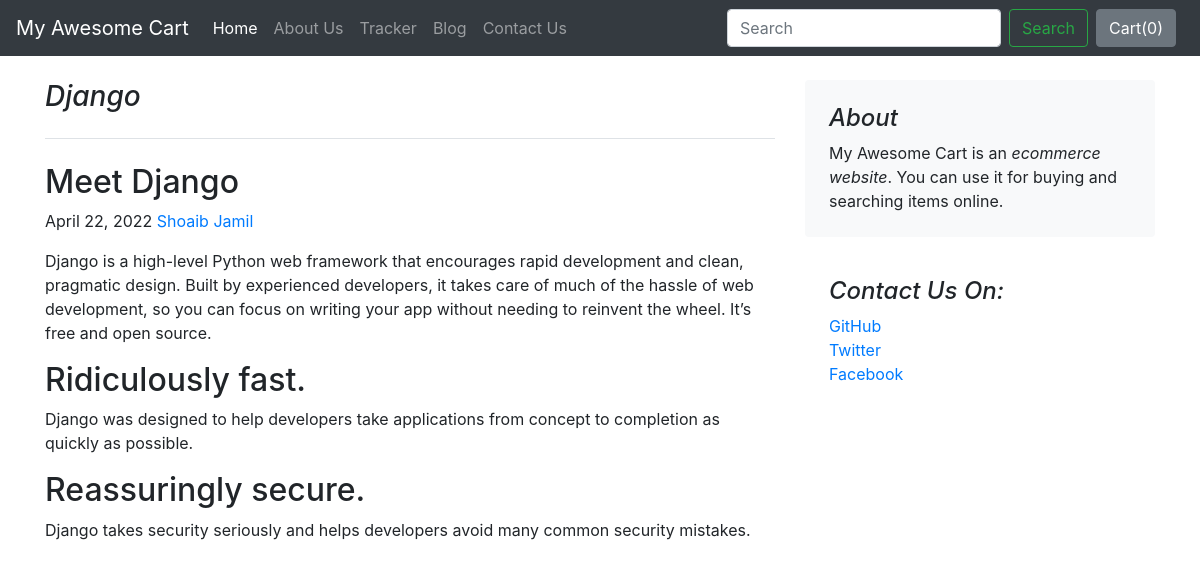
The page /blog/blogpost/1 on the database its author committed.
### blog/models.py (models this page shows, shortened)
class Blogpost(models.Model):
    post_id = models.AutoField(primary_key= True)
    title = models.CharField(max_length=50)
    head0 = models.CharField(max_length=500, default="")
    chead0 = models.CharField(max_length=5000, default="")
    head1 = models.CharField(max_length=500, default="")
    chead1 = models.CharField(max_length=5000, default="")
    head2 = models.CharField(max_length=500, default="")
    chead2 = models.CharField(max_length=5000, default="")
    pub_date = models.DateField()
    thumbnail = models.ImageField(upload_to='shop/images', default="")

### blog/views.py (the view)
# urls.py: path("blogpost/<int:id>",views.blogpost,name="blogPost")
def blogpost(request,id):
    post = Blogpost.objects.filter(post_id = id)[0]
    return render(request,'blog/blogpost.html',{'post': post})

### blog/templates/blog/blogpost.html (shortened to what this page needs)
{%extends 'blog/basic.html'%}
{%block body%}
<div class="container">
    <div class="row mt-4">
        <div class="col-md-8 blog-main">
            <h3 class="pb-4 mb-4 font-italic border-bottom">
                {{post.title}}
            </h3>
            <div class="blog-post">
                <h2 class="blog-post-title">{{post.head0}}</h2>
                <p class="blog-post-meta">{{post.pub_date}} <a href="#">Shoaib Jamil</a></p>
                <p>{{post.chead0}}</p>
                <h2>{{post.head1}}</h2>
                <p>{{post.chead1}}</p>
                <h2>{{post.head2}}</h2>
                <p>{{post.chead2}}</p>
            </div>
        </div>
        <aside class="col-md-4 blog-sidebar">
            <div class="p-4 mb-3 bg-light rounded">
                <h4 class="font-italic">About</h4>
                <p class="mb-0">My Awesome Cart is an <em>ecommerce website</em>. You can use it for buying and searching items online. </p>
            </div>
            <div class="p-4">
                <h4 class="font-italic">Contact Us On: </h4>
                <ol class="list-unstyled">
                    <li><a href="#">GitHub</a></li>
                    <li><a href="#">Twitter</a></li>
                    <li><a href="#">Facebook</a></li>
                </ol>
            </div>
        </aside>
    </div>
</div>
{%endblock%}

### rows shown on the page
Blogpost: title "Django", head0 "Meet Django", pub_date "April 22, 2022", chead0 "Django is a high-level Python web framework that encourages rapid development and clean, pragmatic design. Built by experienced developers, it takes care of much of the hassle of web development, so you can focus on writing your app without needing to reinvent the wheel. It’s free and open source.", head1 "Ridiculously fast.", chead1 "Django was designed to help developers take applications from concept to completion as quickly as possible.", head2 "Reassuringly secure.", chead2 "Django takes security seriously and helps developers avoid many common security mistakes."
